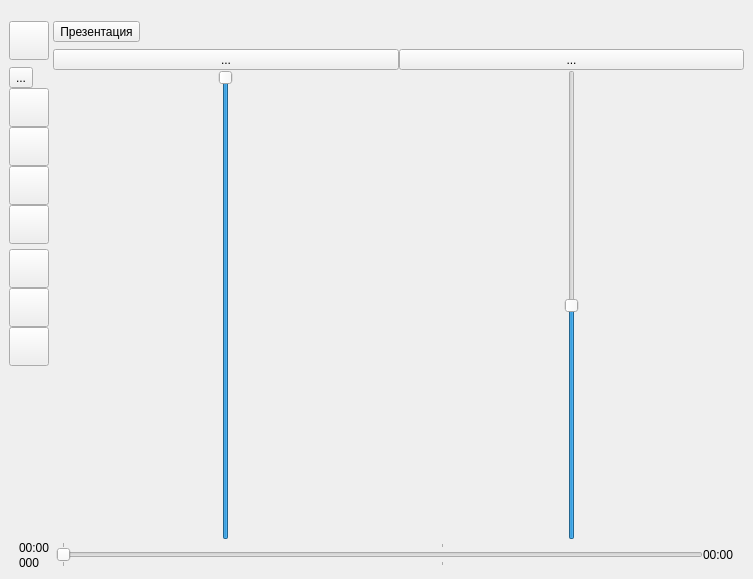
<?xml version="1.0" encoding="UTF-8"?>
<ui version="4.0">
 <class>MainWindow</class>
 <widget class="QMainWindow" name="MainWindow">
  <property name="geometry">
   <rect>
    <x>0</x>
    <y>0</y>
    <width>753</width>
    <height>579</height>
   </rect>
  </property>
  <property name="sizePolicy">
   <sizepolicy hsizetype="Preferred" vsizetype="Expanding">
    <horstretch>0</horstretch>
    <verstretch>0</verstretch>
   </sizepolicy>
  </property>
  <property name="minimumSize">
   <size>
    <width>700</width>
    <height>508</height>
   </size>
  </property>
  <property name="baseSize">
   <size>
    <width>0</width>
    <height>0</height>
   </size>
  </property>
  <property name="contextMenuPolicy">
   <enum>Qt::DefaultContextMenu</enum>
  </property>
  <property name="windowTitle">
   <string>ClickerPlayer</string>
  </property>
  <widget class="QWidget" name="centralwidget">
   <property name="minimumSize">
    <size>
     <width>0</width>
     <height>0</height>
    </size>
   </property>
   <layout class="QVBoxLayout" name="verticalLayout">
    <property name="spacing">
     <number>0</number>
    </property>
    <item>
     <layout class="QHBoxLayout" name="layoutListPlayer" stretch="0,0">
      <property name="spacing">
       <number>0</number>
      </property>
      <property name="sizeConstraint">
       <enum>QLayout::SetDefaultConstraint</enum>
      </property>
      <item>
       <layout class="QVBoxLayout" name="layoutSongList">
        <property name="spacing">
         <number>0</number>
        </property>
       </layout>
      </item>
      <item>
       <layout class="QVBoxLayout" name="layoutPlayer">
        <property name="spacing">
         <number>0</number>
        </property>
        <item>
         <layout class="QHBoxLayout" name="layoutButtonsAndVol">
          <property name="spacing">
           <number>0</number>
          </property>
          <item>
           <layout class="QVBoxLayout" name="layoutButtons">
            <property name="spacing">
             <number>0</number>
            </property>
            <property name="leftMargin">
             <number>0</number>
            </property>
            <property name="bottomMargin">
             <number>15</number>
            </property>
            <item>
             <spacer name="verticalSpacer_3">
              <property name="orientation">
               <enum>Qt::Vertical</enum>
              </property>
              <property name="sizeType">
               <enum>QSizePolicy::Fixed</enum>
              </property>
              <property name="sizeHint" stdset="0">
               <size>
                <width>20</width>
                <height>12</height>
               </size>
              </property>
             </spacer>
            </item>
            <item>
             <widget class="QToolButton" name="buttonOptions">
              <property name="sizePolicy">
               <sizepolicy hsizetype="Fixed" vsizetype="Fixed">
                <horstretch>0</horstretch>
                <verstretch>0</verstretch>
               </sizepolicy>
              </property>
              <property name="focusPolicy">
               <enum>Qt::TabFocus</enum>
              </property>
              <property name="styleSheet">
               <string notr="true">::pressed
{
background-color: DodgerBlue;
}
::checked
{
background-color: DodgerBlue;
}</string>
              </property>
              <property name="text">
               <string/>
              </property>
              <property name="icon">
               <iconset resource="../assets/icons.qrc">
                <normaloff>:/player/icons/options.png</normaloff>:/player/icons/options.png</iconset>
              </property>
              <property name="iconSize">
               <size>
                <width>32</width>
                <height>32</height>
               </size>
              </property>
             </widget>
            </item>
            <item>
             <spacer name="verticalSpacer">
              <property name="orientation">
               <enum>Qt::Vertical</enum>
              </property>
              <property name="sizeType">
               <enum>QSizePolicy::Fixed</enum>
              </property>
              <property name="sizeHint" stdset="0">
               <size>
                <width>20</width>
                <height>7</height>
               </size>
              </property>
             </spacer>
            </item>
            <item>
             <widget class="QToolButton" name="buttonPrevious">
              <property name="styleSheet">
               <string notr="true">::pressed
{
background-color: DodgerBlue;
}
::checked
{
background-color: DodgerBlue;
}</string>
              </property>
              <property name="text">
               <string>...</string>
              </property>
              <property name="icon">
               <iconset resource="../assets/icons.qrc">
                <normaloff>:/player/icons/rew.png</normaloff>:/player/icons/rew.png</iconset>
              </property>
              <property name="iconSize">
               <size>
                <width>32</width>
                <height>32</height>
               </size>
              </property>
             </widget>
            </item>
            <item>
             <widget class="QToolButton" name="buttonPlay">
              <property name="sizePolicy">
               <sizepolicy hsizetype="Fixed" vsizetype="Fixed">
                <horstretch>0</horstretch>
                <verstretch>0</verstretch>
               </sizepolicy>
              </property>
              <property name="styleSheet">
               <string notr="true">::pressed
{
background-color: DodgerBlue;
}
::checked
{
background-color: DodgerBlue;
}</string>
              </property>
              <property name="text">
               <string/>
              </property>
              <property name="icon">
               <iconset resource="../assets/icons.qrc">
                <normaloff>:/player/icons/play.png</normaloff>:/player/icons/play.png</iconset>
              </property>
              <property name="iconSize">
               <size>
                <width>32</width>
                <height>32</height>
               </size>
              </property>
              <property name="checkable">
               <bool>true</bool>
              </property>
             </widget>
            </item>
            <item>
             <widget class="QToolButton" name="buttonPause">
              <property name="sizePolicy">
               <sizepolicy hsizetype="Fixed" vsizetype="Fixed">
                <horstretch>0</horstretch>
                <verstretch>0</verstretch>
               </sizepolicy>
              </property>
              <property name="styleSheet">
               <string notr="true">::pressed
{
background-color: DodgerBlue;
}
::checked
{
background-color: DodgerBlue;
}
</string>
              </property>
              <property name="text">
               <string/>
              </property>
              <property name="icon">
               <iconset resource="../assets/icons.qrc">
                <normaloff>:/player/icons/pause.png</normaloff>:/player/icons/pause.png</iconset>
              </property>
              <property name="iconSize">
               <size>
                <width>32</width>
                <height>32</height>
               </size>
              </property>
              <property name="checkable">
               <bool>true</bool>
              </property>
             </widget>
            </item>
            <item>
             <widget class="QToolButton" name="buttonStop">
              <property name="sizePolicy">
               <sizepolicy hsizetype="Fixed" vsizetype="Fixed">
                <horstretch>0</horstretch>
                <verstretch>0</verstretch>
               </sizepolicy>
              </property>
              <property name="styleSheet">
               <string notr="true">::pressed
{
background-color: DodgerBlue;
}
::checked
{
background-color: DodgerBlue;
}</string>
              </property>
              <property name="text">
               <string/>
              </property>
              <property name="icon">
               <iconset resource="../assets/icons.qrc">
                <normaloff>:/player/icons/stop.png</normaloff>:/player/icons/stop.png</iconset>
              </property>
              <property name="iconSize">
               <size>
                <width>32</width>
                <height>32</height>
               </size>
              </property>
             </widget>
            </item>
            <item>
             <widget class="QToolButton" name="buttonNext">
              <property name="sizePolicy">
               <sizepolicy hsizetype="Fixed" vsizetype="Fixed">
                <horstretch>0</horstretch>
                <verstretch>0</verstretch>
               </sizepolicy>
              </property>
              <property name="styleSheet">
               <string notr="true">::pressed
{
background-color: DodgerBlue;
}
::checked
{
background-color: DodgerBlue;
}</string>
              </property>
              <property name="text">
               <string/>
              </property>
              <property name="icon">
               <iconset resource="../assets/icons.qrc">
                <normaloff>:/player/icons/next.png</normaloff>:/player/icons/next.png</iconset>
              </property>
              <property name="iconSize">
               <size>
                <width>32</width>
                <height>32</height>
               </size>
              </property>
             </widget>
            </item>
            <item>
             <spacer name="verticalSpacer_4">
              <property name="orientation">
               <enum>Qt::Vertical</enum>
              </property>
              <property name="sizeType">
               <enum>QSizePolicy::Fixed</enum>
              </property>
              <property name="sizeHint" stdset="0">
               <size>
                <width>20</width>
                <height>5</height>
               </size>
              </property>
             </spacer>
            </item>
            <item>
             <widget class="QToolButton" name="buttonRepeat">
              <property name="sizePolicy">
               <sizepolicy hsizetype="Fixed" vsizetype="Fixed">
                <horstretch>0</horstretch>
                <verstretch>0</verstretch>
               </sizepolicy>
              </property>
              <property name="styleSheet">
               <string notr="true">::pressed
{
background-color: DodgerBlue;
}
::checked
{
background-color: DodgerBlue;
}</string>
              </property>
              <property name="text">
               <string/>
              </property>
              <property name="icon">
               <iconset resource="../assets/icons.qrc">
                <normaloff>:/player/icons/dont_repeat.png</normaloff>:/player/icons/dont_repeat.png</iconset>
              </property>
              <property name="iconSize">
               <size>
                <width>32</width>
                <height>32</height>
               </size>
              </property>
              <property name="checkable">
               <bool>true</bool>
              </property>
             </widget>
            </item>
            <item>
             <widget class="QToolButton" name="buttonAutomations">
              <property name="sizePolicy">
               <sizepolicy hsizetype="Fixed" vsizetype="Fixed">
                <horstretch>0</horstretch>
                <verstretch>0</verstretch>
               </sizepolicy>
              </property>
              <property name="styleSheet">
               <string notr="true">::pressed
{
background-color: DodgerBlue;
}
::checked
{
background-color: DodgerBlue;
}</string>
              </property>
              <property name="text">
               <string/>
              </property>
              <property name="icon">
               <iconset resource="../assets/icons.qrc">
                <normaloff>:/player/icons/mixer_faders.png</normaloff>:/player/icons/mixer_faders.png</iconset>
              </property>
              <property name="iconSize">
               <size>
                <width>32</width>
                <height>32</height>
               </size>
              </property>
              <property name="checkable">
               <bool>true</bool>
              </property>
             </widget>
            </item>
            <item>
             <widget class="QToolButton" name="buttonReset">
              <property name="sizePolicy">
               <sizepolicy hsizetype="Fixed" vsizetype="Fixed">
                <horstretch>0</horstretch>
                <verstretch>0</verstretch>
               </sizepolicy>
              </property>
              <property name="styleSheet">
               <string notr="true">::pressed
{
background-color: DodgerBlue;
}
::checked
{
background-color: DodgerBlue;
}</string>
              </property>
              <property name="text">
               <string/>
              </property>
              <property name="icon">
               <iconset resource="../assets/icons.qrc">
                <normaloff>:/player/icons/reset.png</normaloff>:/player/icons/reset.png</iconset>
              </property>
              <property name="iconSize">
               <size>
                <width>32</width>
                <height>32</height>
               </size>
              </property>
             </widget>
            </item>
            <item>
             <spacer name="verticalSpacer_2">
              <property name="orientation">
               <enum>Qt::Vertical</enum>
              </property>
              <property name="sizeHint" stdset="0">
               <size>
                <width>20</width>
                <height>40</height>
               </size>
              </property>
             </spacer>
            </item>
           </layout>
          </item>
          <item>
           <layout class="QVBoxLayout" name="verticalLayout_2">
            <property name="spacing">
             <number>0</number>
            </property>
            <property name="leftMargin">
             <number>4</number>
            </property>
            <item>
             <layout class="QVBoxLayout" name="verticalLayout_4">
              <property name="rightMargin">
               <number>4</number>
              </property>
              <item>
               <spacer name="verticalSpacer_5">
                <property name="orientation">
                 <enum>Qt::Vertical</enum>
                </property>
                <property name="sizeType">
                 <enum>QSizePolicy::Fixed</enum>
                </property>
                <property name="sizeHint" stdset="0">
                 <size>
                  <width>20</width>
                  <height>12</height>
                 </size>
                </property>
               </spacer>
              </item>
              <item>
               <widget class="QToolButton" name="buttonPresentationMode">
                <property name="sizePolicy">
                 <sizepolicy hsizetype="Fixed" vsizetype="Fixed">
                  <horstretch>0</horstretch>
                  <verstretch>0</verstretch>
                 </sizepolicy>
                </property>
                <property name="styleSheet">
                 <string notr="true">::pressed
{
background-color: Red;
}
::checked
{
background-color: Red;
}</string>
                </property>
                <property name="text">
                 <string>Презентация</string>
                </property>
                <property name="icon">
                 <iconset resource="../assets/icons.qrc">
                  <normaloff>:/player/icons/presentation_mode.png</normaloff>:/player/icons/presentation_mode.png</iconset>
                </property>
                <property name="iconSize">
                 <size>
                  <width>32</width>
                  <height>32</height>
                 </size>
                </property>
                <property name="checkable">
                 <bool>true</bool>
                </property>
               </widget>
              </item>
              <item>
               <spacer name="verticalSpacer_6">
                <property name="orientation">
                 <enum>Qt::Vertical</enum>
                </property>
                <property name="sizeType">
                 <enum>QSizePolicy::Fixed</enum>
                </property>
                <property name="sizeHint" stdset="0">
                 <size>
                  <width>20</width>
                  <height>7</height>
                 </size>
                </property>
               </spacer>
              </item>
             </layout>
            </item>
            <item>
             <layout class="QHBoxLayout" name="horizontalLayout">
              <property name="spacing">
               <number>0</number>
              </property>
              <property name="rightMargin">
               <number>0</number>
              </property>
              <item>
               <layout class="QVBoxLayout" name="verticalLayout_3">
                <property name="spacing">
                 <number>0</number>
                </property>
                <property name="leftMargin">
                 <number>0</number>
                </property>
                <property name="topMargin">
                 <number>0</number>
                </property>
                <property name="rightMargin">
                 <number>0</number>
                </property>
                <property name="bottomMargin">
                 <number>0</number>
                </property>
                <item>
                 <widget class="QToolButton" name="toolButton">
                  <property name="sizePolicy">
                   <sizepolicy hsizetype="Minimum" vsizetype="Fixed">
                    <horstretch>0</horstretch>
                    <verstretch>0</verstretch>
                   </sizepolicy>
                  </property>
                  <property name="text">
                   <string>...</string>
                  </property>
                  <property name="icon">
                   <iconset resource="../assets/icons.qrc">
                    <normaloff>:/player/icons/vol_track.png</normaloff>:/player/icons/vol_track.png</iconset>
                  </property>
                  <property name="iconSize">
                   <size>
                    <width>16</width>
                    <height>16</height>
                   </size>
                  </property>
                 </widget>
                </item>
                <item>
                 <widget class="QSlider" name="sliderSongVol">
                  <property name="sizePolicy">
                   <sizepolicy hsizetype="Minimum" vsizetype="Expanding">
                    <horstretch>0</horstretch>
                    <verstretch>0</verstretch>
                   </sizepolicy>
                  </property>
                  <property name="maximum">
                   <number>100</number>
                  </property>
                  <property name="value">
                   <number>100</number>
                  </property>
                  <property name="orientation">
                   <enum>Qt::Vertical</enum>
                  </property>
                 </widget>
                </item>
               </layout>
              </item>
              <item>
               <layout class="QVBoxLayout" name="verticalLayout_5">
                <property name="spacing">
                 <number>0</number>
                </property>
                <item>
                 <widget class="QToolButton" name="toolButton_2">
                  <property name="sizePolicy">
                   <sizepolicy hsizetype="Preferred" vsizetype="Fixed">
                    <horstretch>0</horstretch>
                    <verstretch>0</verstretch>
                   </sizepolicy>
                  </property>
                  <property name="text">
                   <string>...</string>
                  </property>
                  <property name="icon">
                   <iconset resource="../assets/icons.qrc">
                    <normaloff>:/player/icons/vol_main.png</normaloff>:/player/icons/vol_main.png</iconset>
                  </property>
                 </widget>
                </item>
                <item>
                 <widget class="QSlider" name="sliderMasterVol">
                  <property name="sizePolicy">
                   <sizepolicy hsizetype="Preferred" vsizetype="Expanding">
                    <horstretch>0</horstretch>
                    <verstretch>0</verstretch>
                   </sizepolicy>
                  </property>
                  <property name="maximum">
                   <number>100</number>
                  </property>
                  <property name="value">
                   <number>50</number>
                  </property>
                  <property name="orientation">
                   <enum>Qt::Vertical</enum>
                  </property>
                 </widget>
                </item>
               </layout>
              </item>
             </layout>
            </item>
           </layout>
          </item>
         </layout>
        </item>
       </layout>
      </item>
     </layout>
    </item>
    <item>
     <layout class="QHBoxLayout" name="layoutVolumeRange">
      <property name="spacing">
       <number>0</number>
      </property>
     </layout>
    </item>
    <item>
     <layout class="QHBoxLayout" name="layoutPlaybackRange">
      <property name="spacing">
       <number>0</number>
      </property>
     </layout>
    </item>
    <item>
     <layout class="QHBoxLayout" name="layoutPlaybackSlider">
      <property name="spacing">
       <number>0</number>
      </property>
      <property name="leftMargin">
       <number>10</number>
      </property>
      <property name="rightMargin">
       <number>10</number>
      </property>
      <item>
       <layout class="QVBoxLayout" name="layoutStartTime">
        <property name="spacing">
         <number>0</number>
        </property>
        <item>
         <widget class="QLabel" name="labelCurrentPos">
          <property name="sizePolicy">
           <sizepolicy hsizetype="Preferred" vsizetype="Preferred">
            <horstretch>0</horstretch>
            <verstretch>0</verstretch>
           </sizepolicy>
          </property>
          <property name="minimumSize">
           <size>
            <width>37</width>
            <height>16</height>
           </size>
          </property>
          <property name="text">
           <string>00:00</string>
          </property>
         </widget>
        </item>
        <item>
         <widget class="QLabel" name="labelCurrentPosMs">
          <property name="text">
           <string>000</string>
          </property>
         </widget>
        </item>
       </layout>
      </item>
      <item>
       <widget class="QSlider" name="sliderPlaybackPos">
        <property name="maximum">
         <number>180000</number>
        </property>
        <property name="orientation">
         <enum>Qt::Horizontal</enum>
        </property>
        <property name="tickPosition">
         <enum>QSlider::TicksBothSides</enum>
        </property>
        <property name="tickInterval">
         <number>60000</number>
        </property>
       </widget>
      </item>
      <item>
       <widget class="QLabel" name="labelEndPos">
        <property name="text">
         <string>00:00</string>
        </property>
       </widget>
      </item>
     </layout>
    </item>
   </layout>
  </widget>
 </widget>
 <resources>
  <include location="../assets/icons.qrc"/>
 </resources>
 <connections/>
</ui>
